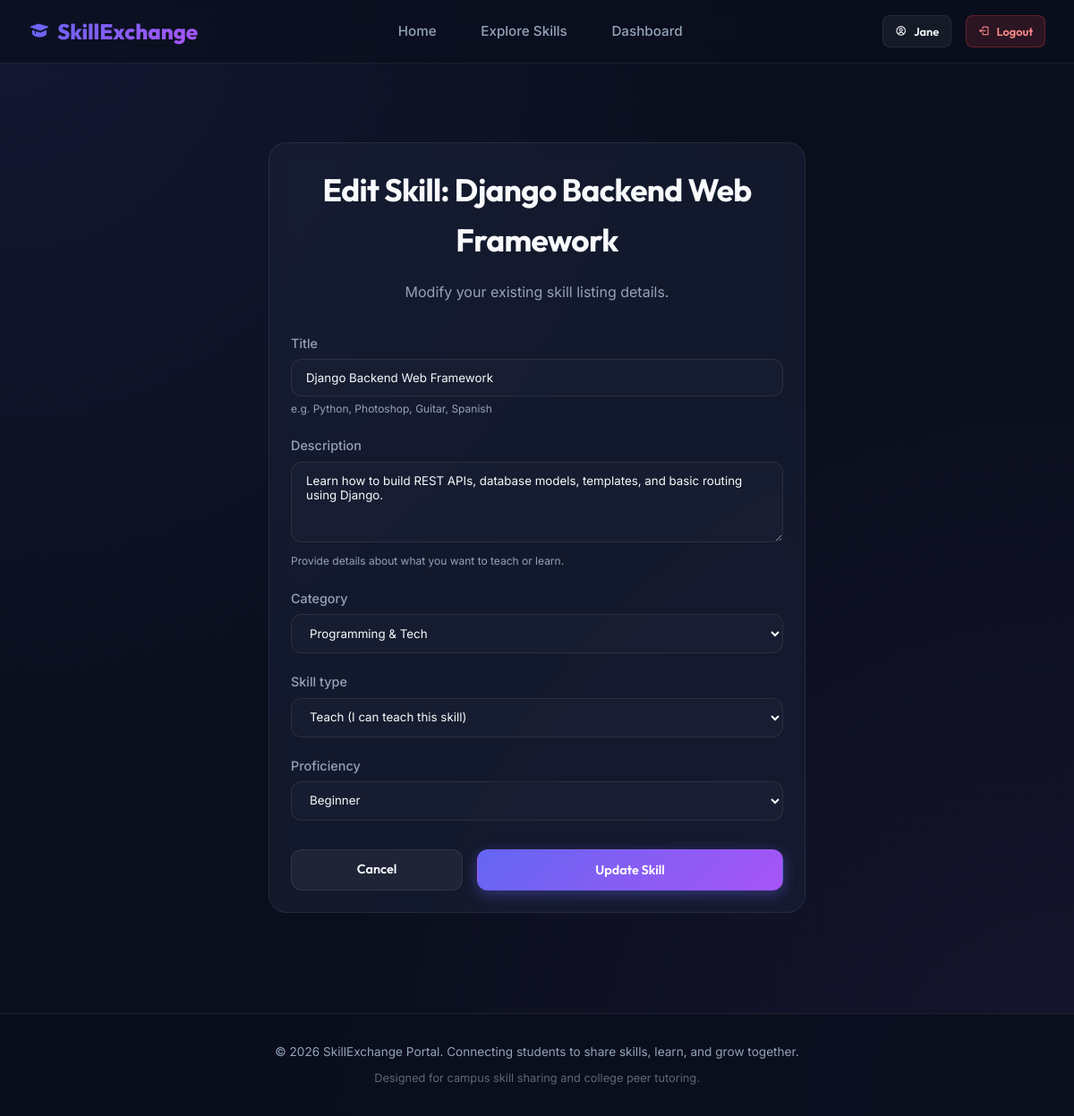
/skill/2/edit/ (signed in), run on the app's committed database.
### portal/models.py (models this page shows, shortened)
class Skill(models.Model):
    user = models.ForeignKey(User, on_delete=models.CASCADE, related_name='skills')
    title = models.CharField(max_length=100, help_text="e.g. Python, Photoshop, Guitar, Spanish")
    description = models.TextField(help_text="Provide details about what you want to teach or learn.")
    category = models.CharField(max_length=50, choices=CATEGORY_CHOICES, default='Programming')
    skill_type = models.CharField(max_length=10, choices=TYPE_CHOICES, default='TEACH')
    proficiency = models.CharField(max_length=20, choices=PROFICIENCY_CHOICES, default='Intermediate')
    created_at = models.DateTimeField(auto_now_add=True)

### portal/views.py (the view)
# urls.py: path('skill/<int:skill_id>/edit/', views.edit_skill, name='edit_skill'),
@login_required
def edit_skill(request, skill_id):
    skill = get_object_or_404(Skill, id=skill_id)
    if skill.user != request.user:
        messages.error(request, "You do not have permission to edit this skill.")
        return redirect('dashboard')
    if request.method == 'POST':
        form = SkillForm(request.POST, instance=skill)
        if form.is_valid():
            form.save()
            messages.success(request, f"Skill '{skill.title}' updated successfully.")
            return redirect('dashboard')
    else:
        form = SkillForm(instance=skill)
    return render(request, 'portal/skill_form.html', {'form': form, 'title': f"Edit Skill: {skill.title}", 'edit_mode': True})

### portal/forms.py
class SkillForm(forms.ModelForm):
    class Meta:
        model = Skill
        fields = ['title', 'description', 'category', 'skill_type', 'proficiency']
        widgets = {
            'title': forms.TextInput(attrs={'placeholder': 'e.g. Python Programming, Classical Guitar, Figma UX/UI'}),
            'description': forms.Textarea(attrs={'rows': 4, 'placeholder': 'Describe what you can teach or what you want to learn in detail...'}),
            'category': forms.Select(),
            'skill_type': forms.Select(),
            'proficiency': forms.Select(),
        }

### portal/templates/portal/skill_form.html (shortened to what this page needs)
{% extends 'portal/base.html' %}
{% block content %}
<div class="auth-wrapper" style="max-width: 600px;">
    <div class="card">
        <div class="auth-header">
            <h2>{{ title }}</h2>
            <p style="color: var(--text-secondary); margin-top: 0.5rem;">
                {% if edit_mode %}
                    Modify your existing skill listing details.
                {% else %}
                    Add a new skill you want to offer to teach, or search help to learn.
                {% endif %}
            </p>
        </div>
        <form method="post" class="django-form">
            {% for field in form %}
                <div class="auth-form-group">
                    <label for="{{ field.id_for_label }}">{{ field.label }}</label>
                    {{ field }}
                    {% if field.help_text %}
                        <div class="helptext">{{ field.help_text }}</div>
                    {% endif %}
                </div>
            {% endfor %}
            <div style="display: flex; gap: 1rem; margin-top: 2rem;">
                <a href="{% url 'dashboard' %}" class="btn btn-secondary" style="flex: 1;">
                    Cancel
                </a>
                <button type="submit" class="btn btn-primary" style="flex: 2;">
                    {% if edit_mode %}Update Skill{% else %}Post Skill{% endif %}
                </button>
            </div>
        </form>
    </div>
</div>
{% endblock %}

### portal/templates/portal/base.html (shortened to what this page needs)
{% load static %}
<!DOCTYPE html>
<html lang="en">
<head>
    <link rel="stylesheet" href="{% static 'portal/css/style.css' %}">
    <link href="https://unpkg.com/boxicons@2.1.4/css/boxicons.min.css" rel="stylesheet">
</head>
<body>
    <header>
        <div class="container navbar">
            <a href="{% url 'landing' %}" class="brand">
                <i class="bx bxs-graduation"></i> SkillExchange
            </a>
            <nav>
                <ul class="nav-links">
                    <li class="nav-item {% if request.resolver_match.url_name == 'landing' %}active{% endif %}">
                        <a href="{% url 'landing' %}">Home</a>
                    </li>
                    <li class="nav-item {% if request.resolver_match.url_name == 'explore' %}active{% endif %}">
                        <a href="{% url 'explore' %}">Explore Skills</a>
                    </li>
                    {% if user.is_authenticated %}
                        <li class="nav-item {% if request.resolver_match.url_name == 'dashboard' %}active{% endif %}">
                            <a href="{% url 'dashboard' %}">Dashboard</a>
                        </li>
                    {% endif %}
                </ul>
            </nav>
            <div class="nav-buttons">
                {% if user.is_authenticated %}
                    <a href="{% url 'profile_detail' user.username %}" class="btn btn-secondary btn-sm">
                        <i class="bx bx-user-circle"></i> {{ user.first_name|default:user.username }}
                    </a>
                    <a href="{% url 'logout' %}" class="btn btn-danger btn-sm">
                        <i class="bx bx-log-out"></i> Logout
                    </a>
                {% else %}
                    <a href="{% url 'login' %}" class="btn btn-secondary btn-sm">Sign In</a>
                    <a href="{% url 'register' %}" class="btn btn-primary btn-sm">Get Started</a>
                {% endif %}
            </div>
        </div>
    </header>
    <main class="container" style="padding-top: 1.5rem; padding-bottom: 3rem;">
        {% block content %}{% endblock %}
    </main>
    <footer>
        <div class="container">
            <p>&copy; 2026 SkillExchange Portal. Connecting students to share skills, learn, and grow together.</p>
            <p style="margin-top: 0.5rem; opacity: 0.6; font-size: 0.8rem;">Designed for campus skill sharing and college peer tutoring.</p>
        </div>
    </footer>
</body>
</html>

### portal/static/portal/css/style.css (style rules this page uses)
:root { --bg-dark: #0a0f1d; --bg-surface: #121829; --bg-card: rgba(26, 32, 53, 0.65); --primary: #6366f1; --primary-glow: rgba(99, 102, 241, 0.15); --secondary: #a855f7; --accent: #06b6d4; --text-primary: #f8fafc; --text-secondary: #94a3b8; --text-dark: #0f172a; --border-color: rgba(255, 255, 255, 0.08); --border-focus: #818cf8; --success: #10b981; --warning: #f59e0b; --danger: #ef4444; --info: #3b82f6; --font-heading: 'Outfit', 'Inter', sans-serif; --font-body: 'Inter', sans-serif; --border-radius-sm: 8px; --border-radius-md: 12px; --border-radius-lg: 20px; --border-radius-xl: 30px; --transition-fast: 0.2s cubic-bezier(0.4, 0, 0.2, 1); --transition-normal: 0.3s cubic-bezier(0.4, 0, 0.2, 1); }
* { margin: 0; padding: 0; box-sizing: border-box; }
body { background-color: var(--bg-dark); background-image: radial-gradient(at 0% 0%, rgba(99, 102, 241, 0.1) 0px, transparent 50%), radial-gradient(at 100% 100%, rgba(168, 85, 247, 0.08) 0px, transparent 50%); background-attachment: fixed; color: var(--text-primary); font-family: var(--font-body); line-height: 1.6; min-height: 100vh; display: flex; flex-direction: column; }
h1, h2, h3, h4, h5, h6 { font-family: var(--font-heading); font-weight: 700; letter-spacing: -0.02em; margin-bottom: 0.5em; color: var(--text-primary); }
a { color: var(--primary); text-decoration: none; transition: var(--transition-fast); }
.container { width: 100%; max-width: 1200px; margin: 0 auto; padding: 0 2rem; }
header { background: rgba(10, 15, 29, 0.7); backdrop-filter: blur(12px); -webkit-backdrop-filter: blur(12px); border-bottom: 1px solid var(--border-color); position: sticky; top: 0; z-index: 100; }
.navbar { display: flex; justify-content: space-between; align-items: center; height: 70px; }
.brand { font-family: var(--font-heading); font-size: 1.5rem; font-weight: 800; background: linear-gradient(135deg, var(--primary) 0%, var(--secondary) 100%); -webkit-background-clip: text; -webkit-text-fill-color: transparent; display: flex; align-items: center; gap: 0.5rem; }
.nav-links { display: flex; gap: 1.5rem; align-items: center; list-style: none; }
.nav-item a { color: var(--text-secondary); font-weight: 500; font-size: 0.95rem; padding: 0.5rem 0.8rem; border-radius: var(--border-radius-sm); }
.nav-buttons { display: flex; gap: 1rem; align-items: center; }
.btn { display: inline-flex; align-items: center; justify-content: center; padding: 0.65rem 1.25rem; font-size: 0.9rem; font-weight: 600; border-radius: var(--border-radius-md); cursor: pointer; transition: all var(--transition-fast); border: 1px solid transparent; font-family: var(--font-heading); gap: 0.5rem; }
.btn-primary { background: linear-gradient(135deg, var(--primary) 0%, var(--secondary) 100%); color: #fff; box-shadow: 0 4px 15px rgba(99, 102, 241, 0.4); }
.btn-secondary { background: rgba(255, 255, 255, 0.05); color: var(--text-primary); border: 1px solid var(--border-color); }
.btn-danger { background: rgba(239, 68, 68, 0.15); color: #ff8a8a; border: 1px solid rgba(239, 68, 68, 0.3); }
.btn-sm { padding: 0.4rem 0.8rem; font-size: 0.8rem; border-radius: var(--border-radius-sm); }
.card { background: var(--bg-card); backdrop-filter: blur(10px); -webkit-backdrop-filter: blur(10px); border: 1px solid var(--border-color); border-radius: var(--border-radius-lg); padding: 1.5rem; transition: transform var(--transition-normal), box-shadow var(--transition-normal); }
.auth-wrapper { max-width: 480px; width: 100%; margin: 4rem auto; }
.auth-header { text-align: center; margin-bottom: 2rem; }
.auth-header h2 { font-size: 2.2rem; }
.auth-form-group { margin-bottom: 1.25rem; }
.auth-form-group label { display: block; font-size: 0.9rem; font-weight: 500; margin-bottom: 0.4rem; color: var(--text-secondary); }
.django-form input[type="text"], .django-form input[type="password"], .django-form input[type="email"], .django-form textarea, .django-form select { width: 100%; padding: 0.75rem 1rem; background: rgba(255, 255, 255, 0.02); border: 1px solid var(--border-color); border-radius: var(--border-radius-md); color: var(--text-primary); font-family: var(--font-body); transition: all var(--transition-fast); }
.django-form .helptext, .django-form p small { display: block; font-size: 0.75rem; color: var(--text-secondary); margin-top: 0.25rem; }
footer { margin-top: auto; padding: 2rem 0; background: rgba(10, 15, 29, 0.9); border-top: 1px solid var(--border-color); text-align: center; font-size: 0.85rem; color: var(--text-secondary); }

### data on the page
Skill: form "Django Backend Web Framework" "Learn how to build REST APIs, database models, templates, and basic routing using Django." "Programming & Tech" "Teach (I can teach this skill)" "Beginner"

### other printed values
{{ user.first_name|default:user.username }} "Jane"
{{ title }} "Edit Skill: Django Backend Web Framework"
{{ field.label }} "Title" "Description" "Category" "Skill type" "Proficiency"
{{ field.help_text }} "e.g. Python, Photoshop, Guitar, Spanish" "Provide details about what you want to teach or learn."
